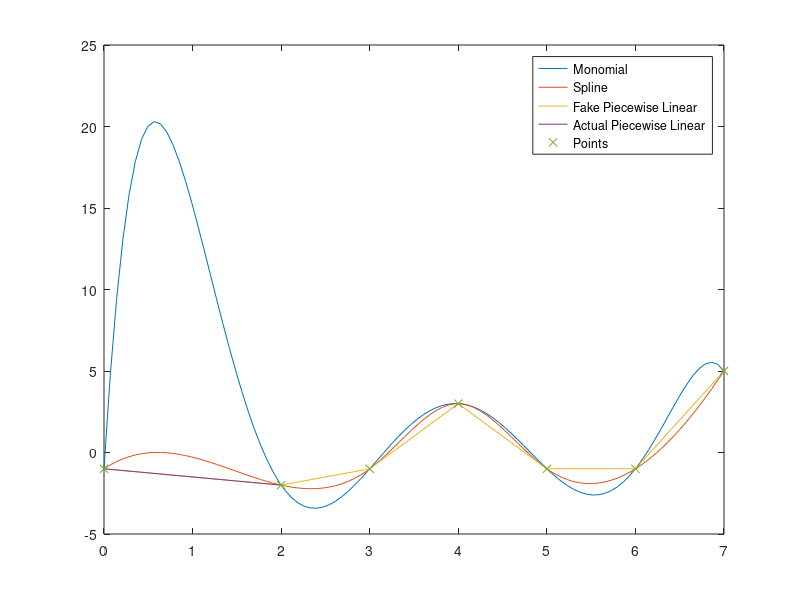

Write MATLAB code to recreate this figure.
%Preston Stringham and River Griffin
clc; clear;
%Part (a)
px = [0 2 3 4 5 6 7];
py = [-1 -2 -1 3 -1 -1 5];

n = length(px);

A=zeros(n,n);
for i=1:n
    A(:,i)=px.^(i-1);
end
c=A\py';
c;

%Monomial interpolation
pn= @(x) c(1) + c(2)*x + c(3)*x.^2 + c(4)*x.^3 + c(5)*x.^4 + c(6)*x.^5 ...
    + c(7)*x.^6;
xx=linspace(0,7);
yy=pn(xx);

plot(xx, yy, '-')
hold on

%Spline interpolation
PP=spline(px,py);

xx=linspace(0,7);
yy=ppval(PP,xx);

plot(xx, yy, '-')
hold on

%Piecewise linear interpolation
plot(px, py, '-')
hold on


%Part (b)

%Condition number
cond_num = cond(A, inf)

%Part (c)

%Monomial interpolation
monomial_at_1 = pn(1)

%Spline interpolation
spline_at_1 = ppval(PP, 1)

m = (py(2)-py(1))/(px(2)-px(1));
y = @(x) m*x - 1;
xx = linspace(0,2);
yy = y(xx);

%Linear interpolation
linear_at_1 = y(1)

plot(xx, yy, '-', px, py, 'x')
legend("Monomial", "Spline", "Fake Piecewise Linear",...
    "Actual Piecewise Linear", "Points");

%Part (d)
x0 = 1;
h = 1e-3;

cd_monomial = (pn(x0+h)-pn(x0-h)) ./ (2.*h)

cd_spline = (ppval(PP, (x0+h))-(ppval(PP, (x0-h)))) ./ (2.*h)

cd_linear = (y(x0+h)-y(x0-h)) ./ (2.*h)